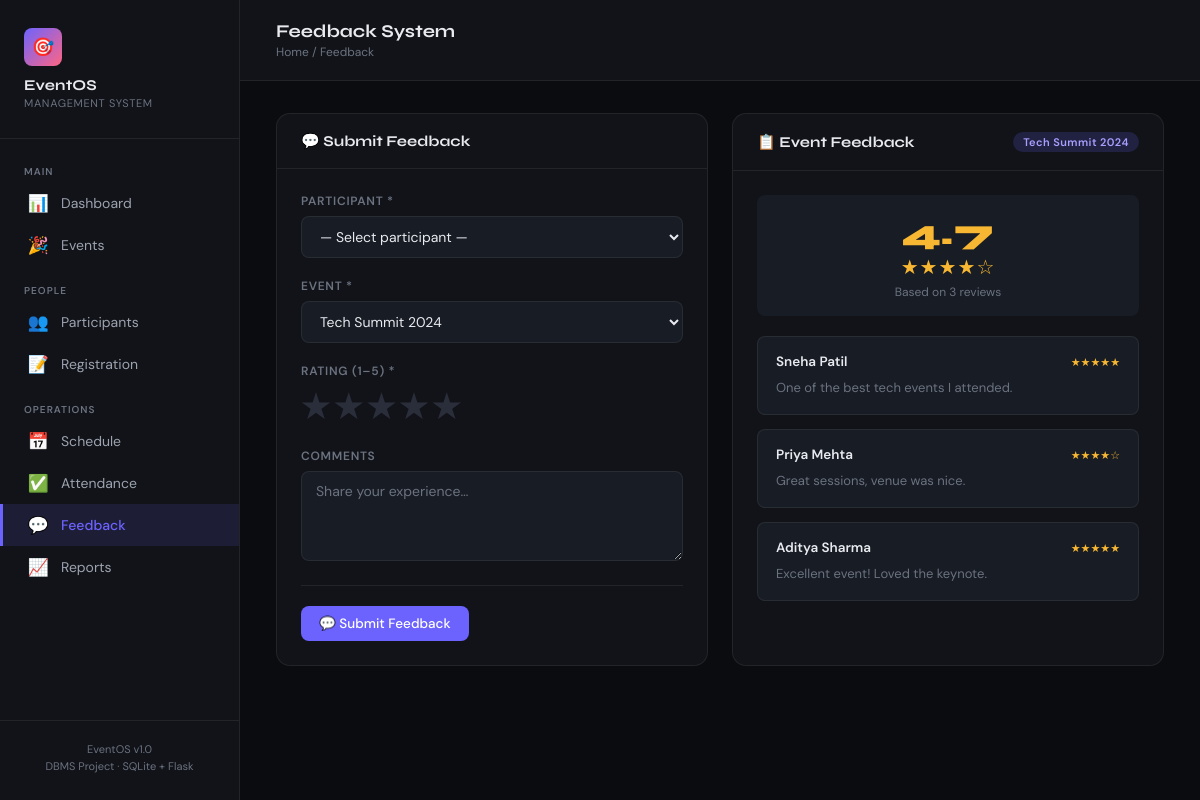
Page /feedback?event_id=1 on the committed database.
### tables this page shows
CREATE TABLE Events (
                id          INTEGER PRIMARY KEY AUTOINCREMENT,
                name        TEXT    NOT NULL,
                date        TEXT    NOT NULL,
                time        TEXT    NOT NULL,
                location    TEXT    NOT NULL,
                description TEXT
            );

CREATE TABLE Feedback (
                id             INTEGER PRIMARY KEY AUTOINCREMENT,
                participant_id INTEGER NOT NULL REFERENCES Participants(id) ON DELETE CASCADE,
                event_id       INTEGER NOT NULL REFERENCES Events(id)       ON DELETE CASCADE,
                rating         INTEGER NOT NULL CHECK(rating BETWEEN 1 AND 5),
                comments       TEXT,
                UNIQUE(participant_id, event_id)
            );

CREATE TABLE Participants (
                id    INTEGER PRIMARY KEY AUTOINCREMENT,
                name  TEXT    NOT NULL,
                email TEXT    NOT NULL UNIQUE,
                phone TEXT    NOT NULL
            );

### app.py (the view, shortened to what this page needs)
@app.route('/feedback', methods=['GET','POST'])
def feedback():
    events       = db_get_all_events()
    participants = db_get_all_participants()
    selected_event_id = request.args.get('event_id', type=int)
    all_feedback = []
    selected_event = None
    if selected_event_id:
        all_feedback   = db_get_feedback(selected_event_id)
        selected_event = db_get_event(selected_event_id)
    return render_template('feedback.html',
        events=events, participants=participants,
        all_feedback=all_feedback,
        selected_event=selected_event, selected_event_id=selected_event_id)

### app.py (called while the page is built)
def get_db():
    conn = sqlite3.connect(DB_PATH)
    conn.row_factory = sqlite3.Row
    conn.execute("PRAGMA foreign_keys = ON")
    return conn

def db_get_all_events():
    with get_db() as conn:
        return conn.execute('''
            SELECT e.*,
                   COUNT(DISTINCT r.participant_id) AS participant_count,
                   ROUND(AVG(f.rating), 1)          AS avg_rating
            FROM Events e
            LEFT JOIN Registrations r ON r.event_id = e.id
            LEFT JOIN Feedback f      ON f.event_id = e.id
            GROUP BY e.id
            ORDER BY e.date DESC
        ''').fetchall()

def db_get_event(event_id):
    with get_db() as conn:
        return conn.execute("SELECT * FROM Events WHERE id=?", (event_id,)).fetchone()

def db_get_all_participants():
    with get_db() as conn:
        return conn.execute('''
            SELECT p.*, COUNT(DISTINCT r.event_id) AS event_count
            FROM Participants p
            LEFT JOIN Registrations r ON r.participant_id = p.id
            GROUP BY p.id ORDER BY p.name
        ''').fetchall()

def db_get_feedback(event_id):
    with get_db() as conn:
        return conn.execute('''
            SELECT f.*, p.name AS participant_name
            FROM Feedback f
            JOIN Participants p ON p.id = f.participant_id
            WHERE f.event_id = ?
            ORDER BY f.id DESC
        ''', (event_id,)).fetchall()

### templates/feedback.html (shortened to what this page needs)
{% extends "base.html" %}
{% block page_title %}Feedback System{% endblock %}
{% block breadcrumb %}Home / Feedback{% endblock %}
{% block content %}
<div class="two-col">
    <div class="card">
        <div class="card-header">
            <h3>💬 Submit Feedback</h3>
        </div>
        <div class="card-body">
            <form method="POST" action="{{ url_for('feedback') }}">
                <div class="form-grid" style="grid-template-columns:1fr">
                    <div class="form-group">
                        <label>Participant *</label>
                        <select name="participant_id" required>
                            <option value="">— Select participant —</option>
                        </select>
                    </div>
                    <div class="form-group">
                        <label>Event *</label>
                        <select name="event_id" required
                            onchange="window.location='{{ url_for('feedback') }}?event_id='+this.value">
                            {% for ev in events %}
                            <option value="{{ ev.id }}" {% if selected_event_id==ev.id %}selected{% endif %}>{{ ev.name
                                }}</option>
                            {% endfor %}
                        </select>
                    </div>
                    <div class="form-group">
                        <label>Rating (1–5) *</label>
                        <div class="rating-select" style="flex-direction:row-reverse; justify-content:flex-end">
                            {% for i in [5,4,3,2,1] %}
                            <label for="star{{ i }}" class="star-label">★</label>
                            {% endfor %}
                        </div>
                    </div>
                    <div class="form-group">
                        <label>Comments</label>
                        <textarea name="comments" placeholder="Share your experience…"></textarea>
                    </div>
                </div>
                <div class="form-actions">
                    <button type="submit" class="btn btn-primary">💬 Submit Feedback</button>
                </div>
            </form>
        </div>
    </div>
    <div class="card">
        <div class="card-header">
            <h3>📋 Event Feedback</h3>
            {% if selected_event %}
            <span class="badge badge-purple">{{ selected_event.name }}</span>
            {% endif %}
        </div>
        <div class="card-body">
            {% if selected_event and all_feedback %}
            {% set avg = (all_feedback | map(attribute='rating') | list | sum) / all_feedback|length %}
            <div
                style="margin-bottom:20px; padding:16px; background:var(--surface2); border-radius:var(--radius-sm); text-align:center">
                <div style="font-family:var(--font-head); font-size:36px; font-weight:800; color:#f7b733">
                    {{ '%.1f' | format(avg) }}
                </div>
                <div class="stars" style="font-size:20px">
                    {% for i in range(avg|int) %}★{% endfor %}{% for i in range(5 - avg|int) %}☆{% endfor %}
                </div>
                <div style="font-size:12px; color:var(--text-muted); margin-top:4px">
                    Based on {{ all_feedback|length }} review{{ 's' if all_feedback|length != 1 }}
                </div>
            </div>
            <div class="feedback-list">
                {% for f in all_feedback %}
                <div class="feedback-card">
                    <div class="feedback-card-top">
                        <span class="feedback-card-name">{{ f.participant_name }}</span>
                        <span class="stars-sm">{{ '★' * f.rating }}{{ '☆' * (5 - f.rating) }}</span>
                    </div>
                    <p class="feedback-card-comment">{{ f.comments or '—' }}</p>
                </div>
                {% endfor %}
            </div>
            {% elif selected_event %}
            <div class="empty-state" style="padding:32px">
                <div class="empty-icon">💬</div>
                <h3>No feedback yet</h3>
                <p>Be the first to submit feedback for this event!</p>
            </div>
            {% else %}
            <div class="empty-state" style="padding:32px">
                <div class="empty-icon">💬</div>
                <h3>Select an event</h3>
                <p>Choose an event from the form to view its feedback here.</p>
            </div>
            {% endif %}
        </div>
    </div>
</div>
{% endblock %}

### static/style.css (style rules this page uses)
:root { --bg: #0a0c10; --surface: #111318; --surface2: #181c24; --border: rgba(255, 255, 255, 0.07); --accent: #6c63ff; --accent2: #ff6584; --accent3: #43e97b; --text: #e8eaf0; --text-muted: #6b7280; --text-dim: #9ca3af; --radius: 14px; --radius-sm: 8px; --shadow: 0 4px 32px rgba(0, 0, 0, 0.45); --glow: 0 0 24px rgba(108, 99, 255, 0.18); --font-head: 'Syne', sans-serif; --font-body: 'DM Sans', sans-serif; --nav-w: 240px; --transition: 0.22s ease; }
*, *::before, *::after { box-sizing: border-box; margin: 0; padding: 0; }
html { scroll-behavior: smooth; }
body { font-family: var(--font-body); background: var(--bg); color: var(--text); min-height: 100vh; display: flex; overflow-x: hidden; }
.card { background: var(--surface); border: 1px solid var(--border); border-radius: var(--radius); overflow: hidden; }
.card-header { padding: 18px 24px; border-bottom: 1px solid var(--border); display: flex; align-items: center; justify-content: space-between; }
.card-header h3 { font-family: var(--font-head); font-size: 15px; font-weight: 700; color: var(--text); }
.card-body { padding: 24px; }
.badge { display: inline-block; padding: 3px 10px; border-radius: 99px; font-size: 11px; font-weight: 600; letter-spacing: 0.04em; }
.badge-purple { background: rgba(108, 99, 255, 0.18); color: #a89fff; }
.btn { display: inline-flex; align-items: center; gap: 7px; padding: 9px 18px; border-radius: var(--radius-sm); font-family: var(--font-body); font-size: 13.5px; font-weight: 500; border: none; cursor: pointer; text-decoration: none; transition: all var(--transition); white-space: nowrap; }
.btn-primary { background: var(--accent); color: #fff; }
.form-grid { display: grid; grid-template-columns: repeat(auto-fill, minmax(280px, 1fr)); gap: 20px; }
.form-group { display: flex; flex-direction: column; gap: 7px; }
label { font-size: 12px; font-weight: 600; color: var(--text-muted); text-transform: uppercase; letter-spacing: 0.06em; }
input, select, textarea { background: var(--surface2); border: 1px solid var(--border); border-radius: var(--radius-sm); color: var(--text); font-family: var(--font-body); font-size: 14px; padding: 10px 14px; transition: border-color var(--transition), box-shadow var(--transition); width: 100%; outline: none; }
input::placeholder, textarea::placeholder { color: var(--text-muted); }
select option { background: var(--surface2); }
textarea { resize: vertical; min-height: 90px; }
.form-actions { display: flex; gap: 12px; align-items: center; margin-top: 24px; padding-top: 20px; border-top: 1px solid var(--border); }
.stars { color: #f7b733; font-size: 14px; letter-spacing: 1px; }
.stars-sm { color: #f7b733; font-size: 11px; }
.rating-select { display: flex; gap: 8px; align-items: center; }
.rating-select label.star-label { font-size: 26px; cursor: pointer; color: var(--surface2); filter: drop-shadow(0 0 0 transparent); transition: all 0.15s; text-transform: none; letter-spacing: 0; }
.feedback-list { display: flex; flex-direction: column; gap: 14px; }
.feedback-card { background: var(--surface2); border: 1px solid var(--border); border-radius: var(--radius-sm); padding: 16px 18px; }
.feedback-card-top { display: flex; align-items: center; justify-content: space-between; margin-bottom: 8px; }
.feedback-card-name { font-size: 13.5px; font-weight: 600; color: var(--text); }
.feedback-card-comment { font-size: 13px; color: var(--text-muted); line-height: 1.55; }
.two-col { display: grid; grid-template-columns: 1fr 1fr; gap: 24px; }

### templates/feedback.html (style rules this page uses)
.rating-select { display: flex; flex-direction: row-reverse; gap: 4px; }
.rating-select label.star-label { font-size: 32px; cursor: pointer; color: #2a2d3a; transition: color 0.1s; text-transform: none; letter-spacing: 0; }

### rows in the picture
Events: name "Tech Summit 2024"
Feedback: participant_name "Sneha Patil", rating "★★★★★", comments "One of the best tech events I attended."
Feedback: participant_name "Priya Mehta", rating "★★★★", rating "☆", comments "Great sessions, venue was nice."
Feedback: participant_name "Aditya Sharma", rating "★★★★★", comments "Excellent event! Loved the keynote."

### other values in the picture
{{ '%.1f' | format(avg) }} "4.7"
{{ all_feedback|length }} "3"
{{ 's' if all_feedback|length != 1 }} "s"
form field event_id "Tech Summit 2024"
